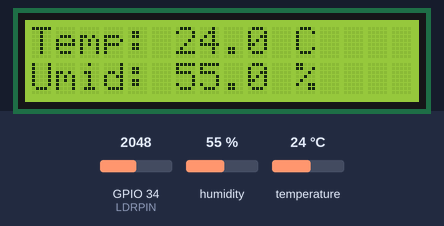
Recording of a sketch running on a simulated ESP32. Shown: 16×2 character LCD. The test bench sets the inputs (shaded band); at power-on: humidity 55 %, temperature 24 °C, GPIO 34 (LDRPIN) = 2048. What the sketch prints to the serial monitor is not drawn.

Above: at 2.7 s.
2.8 s: humidity set to 22 %
At 5.0 s:
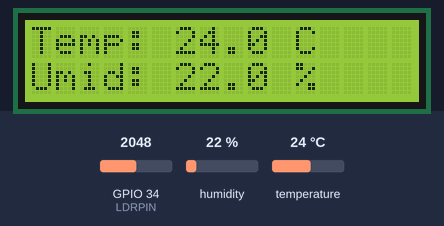
5.5 s: temperature set to 12 °C
At 6.5 s:
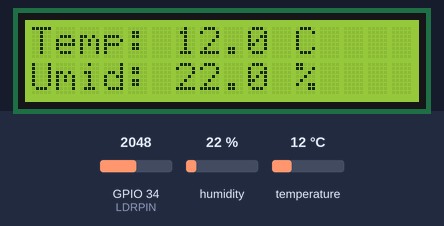
8.2 s: humidity set to 40 %
At 10.7 s:
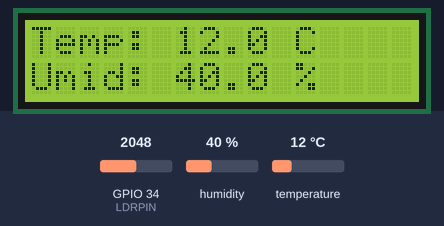
11.2 s: temperature set to 19 °C
At 12.2 s:
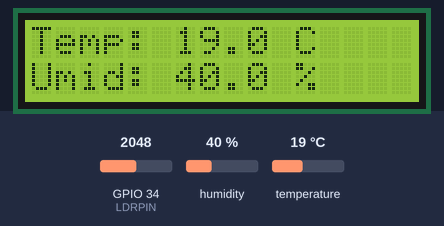
Timing chart, 0 to 14.2 s (numbered marks = the images above; inputs shaded):
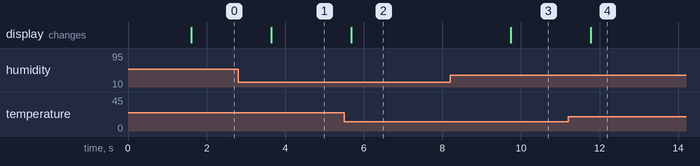

The sketch:

_1_Phy.ino
```cpp
/**
 * LAB 07: Lógica de Controle e Atuadores
 * UC S122 - Internet das Coisas | SENAI Porto Alegre
 *
 * Arquivo: _1_Phy.ino (Camada Física e Controle de Automação no Edge)
 */

#include "Bibliotecas.h"

// Inicialização dos dispositivos físicos locais e pinos de atuação
void setupEdge() {
  dht.begin();

  // Inicialização do LCD
  lcd.init();
  lcd.backlight();
  lcd.clear();
  lcd.setCursor(0, 0);
  lcd.print("Controle IoT!");

  // ======================================================
  // [TAG] SETUP_PINOS: configure atuadores como saida
  // ======================================================
  // PASSO 1: Configure o pino da ventoinha

  // PASSO 2: Configure o pino do buzzer (caso necessário)

  delay(1500);
}

// Loop de leitura física, processamento e lógica de atuação
void loopEdge() {
  // Leituras físicas
  temp = dht.readTemperature();
  umid = dht.readHumidity();

  int luzRaw = analogRead(LDRPIN);
  luzPerc = map(luzRaw, 0, 4095, 0, 100);

  if (isnan(temp) || isnan(umid)) {
    Serial.println("[ERRO] Falha na leitura dos sensores!");
    return;
  }

  // ======================================================
  // [TAG] LOGICA_CONTROLE: implemente regras de atuacao
  // ======================================================

  // PASSO 1: Controle liga/desliga simples da ventoinha
  // Se temp > 30.0 liga; senao desliga.

  // PASSO 2: Alarme sonoro critico com Buzzer
  // Se temp > 40.0 emite tom 1000Hz; senao silencie.

  // PASSO 3: Refine o controle aplicando Histerese!
  // Evite repiques (liga se > 30.0, desliga se < 28.0)

  // ======================================================
  // [TAG] DISPLAY_LOCAL: status dos atuadores no LCD
  // ======================================================
  lcd.clear();
  lcd.setCursor(0, 0);
  lcd.print("Temp: "); lcd.print(temp, 1); lcd.print(" C");
  lcd.setCursor(0, 1);
  lcd.print("Umid: "); lcd.print(umid, 1); lcd.print(" %");
}
```

Bibliotecas.h
```cpp
/**
 * LAB 07: Lógica de Controle e Atuadores
 * UC S122 - Internet das Coisas | SENAI Porto Alegre
 *
 * Arquivo: Bibliotecas.h (Declaração de Pinos, Objetos e Externs)
 */

#ifndef _BIBLIOTECAS_H_
#define _BIBLIOTECAS_H_

#include <DHT.h>
#include <Wire.h>
#include <LiquidCrystal_I2C.h>

// Definições de pinos de hardware
#define DHTPIN 15
#define DHTTYPE DHT22
#define LDRPIN 34

// Atuadores adicionados neste laboratorio
#define PINO_VENTOINHA 12 // LED (Ventoinha) no pino 12
#define PINO_BUZZER 4     // Buzzer do Alarme no pino 4

// Declarações extern para objetos globais
extern DHT dht;
extern LiquidCrystal_I2C lcd;

// Declarações extern para variáveis globais de dados
extern float temp;
extern float umid;
extern int luzPerc;

#endif
```

sketch.ino
```cpp
/**
 * LAB 07: Lógica de Controle e Atuadores
 * UC S122 - Internet das Coisas | SENAI Porto Alegre
 *
 * Arquivo Principal: Coordenador Geral do Firmware Sliced
 */

#include "Bibliotecas.h"

// Instanciação física das variáveis globais
DHT dht(DHTPIN, DHTTYPE);
LiquidCrystal_I2C lcd(0x27, 16, 2);

float temp = 0.0;
float umid = 0.0;
int luzPerc = 0;

// Declaração de escopo das funções implementadas na aba _1_Phy.ino
void setupEdge();
void loopEdge();

void setup() {
  Serial.begin(115200);
  Serial.println("\n=== [M3F] Inicializando Sistema de Controle Autonomo (LAB 07) ===");

  setupEdge(); // Inicializa os pinos, sensores e LCD
}

void loop() {
  loopEdge(); // Executa a lógica de leitura física, controle e atuação

  // Mensagem de log na Serial para monitoramento
  Serial.printf("[Debug] T: %.1fC | U: %.1f%% | Luz: %d%%\n", temp, umid, luzPerc);

  delay(2000); // Intervalo exigido pelo DHT22
}
```

Measured:
- after the input at 2.8 s, the display: changes after 0.84 s (image 1)
- after the input at 5.5 s, the display: changes after 0.18 s (image 2)
- after the input at 8.2 s, the display: changes after 1.5 s (image 3)
- after the input at 11.2 s, the display: changes after 0.57 s (image 4)
